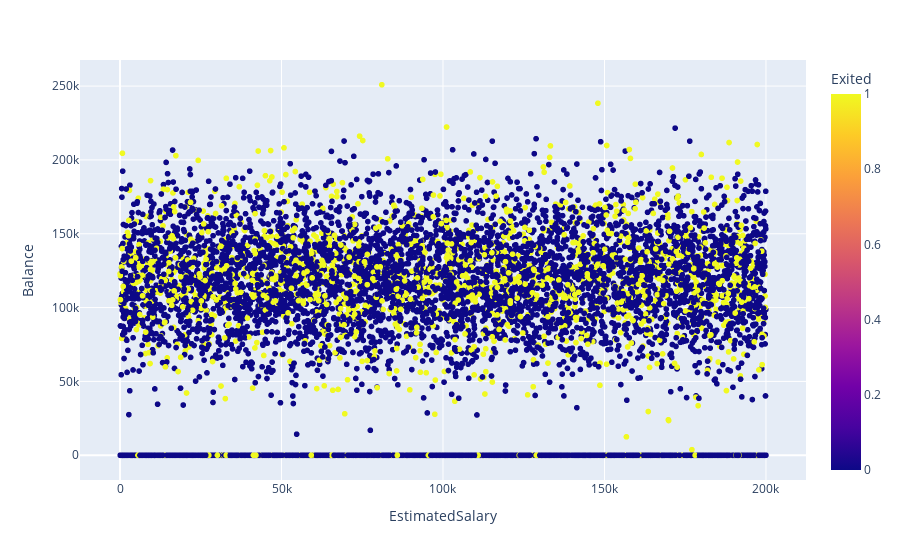

Write notebook code for a chart like this one.
### Code cell
pxfig = px.scatter(clean_df, x='EstimatedSalary', y='Balance', color='Exited')
pxfig.show()

### Figure 1 — Plotly figure (JSON) as saved in the notebook; plotly's stock layout.template omitted (floating-point values rounded to 4 significant figures; data arrays with more than 128 entries replaced by an {"elided": "..."} marker saying what was removed)
{"data": [{"hovertemplate": "EstimatedSalary=%{x}<br>Balance=%{y}<br>Exited=%{marker.color}<extra></extra>", "legendgroup": "", "marker": {"color": {"elided": "10000 int values"}, "coloraxis": "coloraxis", "symbol": "circle"}, "mode": "markers", "name": "", "showlegend": false, "type": "scattergl", "x": {"elided": "10000 float values"}, "xaxis": "x", "y": {"elided": "10000 float values"}, "yaxis": "y"}], "layout": {"coloraxis": {"colorbar": {"title": {"text": "Exited"}}, "colorscale": [[0, "#0d0887"], [0.1111, "#46039f"], [0.2222, "#7201a8"], [0.3333, "#9c179e"], [0.4444, "#bd3786"], [0.5556, "#d8576b"], [0.6667, "#ed7953"], [0.7778, "#fb9f3a"], [0.8889, "#fdca26"], [1, "#f0f921"]]}, "legend": {"tracegroupgap": 0}, "margin": {"t": 60}, "xaxis": {"anchor": "y", "domain": [0, 1], "title": {"text": "EstimatedSalary"}}, "yaxis": {"anchor": "x", "domain": [0, 1], "title": {"text": "Balance"}}}}
